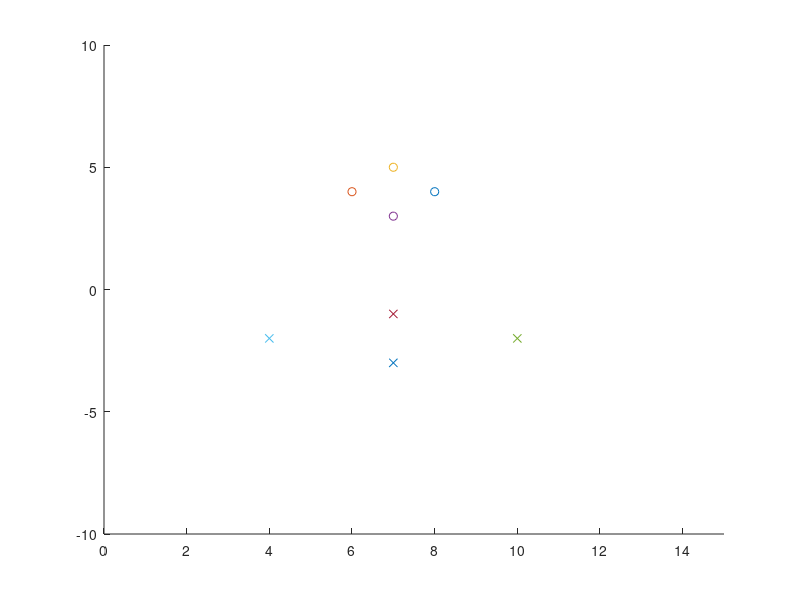

This chart was generated by the following MATLAB code:
clear all;
close all;
clc;

x = [ 8 4; 6 4; 7 5; 7 3;  
      10 -2; 4 -2; 7 -1; 7 -3;] 

varyans = 1;
c = [x(1,:); x(2,:); x(5,:); x(6,:)]

axis([0 15 -10 10]);
hold on;
for i=1:4;
    plot(x(i,1),x(i,2),'o');
    y(i)=0;
end; 
for i=5:8 ;
    plot(x(i,1),x(i,2),'x');
    y(i)=1; 
end;

for i=1:8;
    phi1(i) = exp(- ((x(i,1)-c(1,1))^2 + (x(i,2)-c(1,2))^2 )/2 * varyans^2 );
    phi2(i) = exp(- ((x(i,1)-c(2,1))^2 + (x(i,2)-c(2,2))^2 )/2 * varyans^2 ); 
    phi3(i) = exp(- ((x(i,1)-c(3,1))^2 + (x(i,2)-c(3,2))^2 )/2 * varyans^2 );
    phi4(i) = exp(- ((x(i,1)-c(4,1))^2 + (x(i,2)-c(4,2))^2 )/2 * varyans^2 );
end;

 P = [phi1' phi2' phi3' phi4']
 w = inv(P'*P )*P'*y'; 
 ty = sign(P*w);
  
  for i=1:64;
     for j=1:64;
         x1(i,j)=i/64;
         y1(i,j)=j/64;
         p1 = exp(- ((x1(i,j)-c(1,1))^2 + (y1(i,j)-c(1,2))^2)/2 * varyans^2 );
         p2 = exp(- ((x1(i,j)-c(2,1))^2 + (y1(i,j)-c(2,2))^2)/2 * varyans^2 );
         p3 = exp(- ((x1(i,j)-c(3,1))^2 + (y1(i,j)-c(3,2))^2)/2 * varyans^2 );
         p4 = exp(- ((x1(i,j)-c(4,1))^2 + (y1(i,j)-c(4,2))^2)/2 * varyans^2 );
         z(i,j)= w(1)*p1 + w(2)*p2 + w(3)*p3 + w(4)*p4;
     end;
 end;
   
 contour(x1,y1,z, [0 -10])